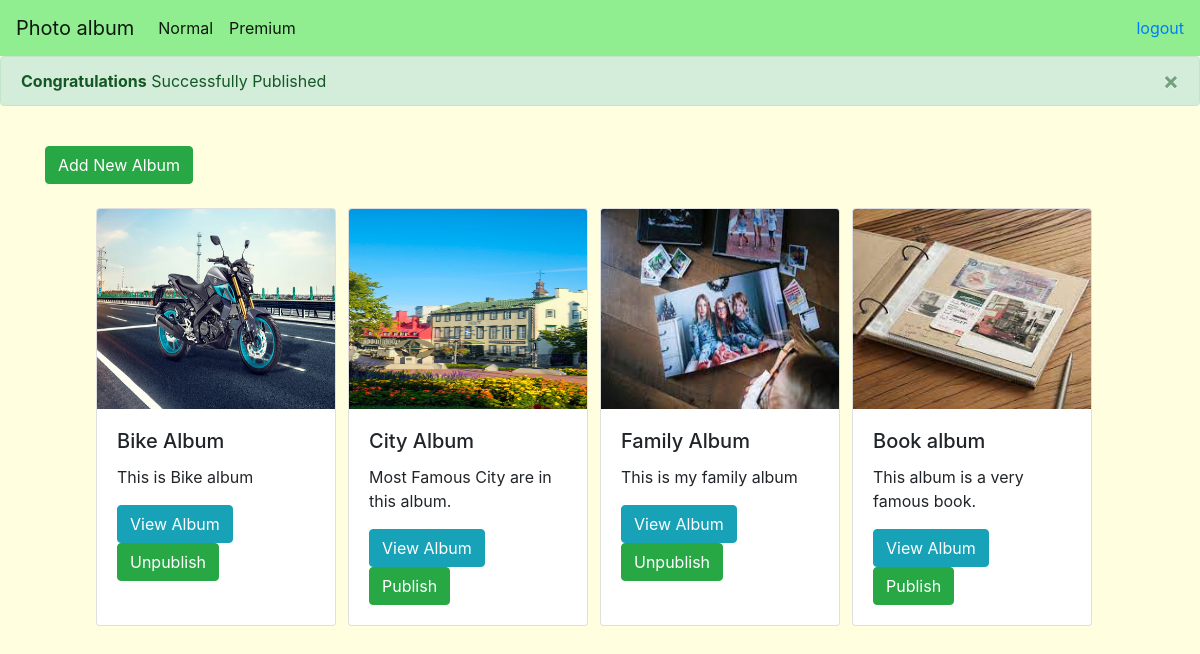
/typenormal.php?updated=true&val=1 (signed in), run on the app's committed database.
### tables this page shows
CREATE TABLE `a_type` (
  `id` int(10) NOT NULL,
  `albumimage` varchar(30) NOT NULL,
  `Title` varchar(20) NOT NULL,
  `Description` varchar(100) NOT NULL,
  `isPremium` int(10) NOT NULL,
  `isPublish` int(11) NOT NULL
);

### oops.php (called while the page is built, shortened)
<?php
class oops
{
    function __construct($con)
    {
        $this->con=$con;
    }
    function getnalbum()
    {
        $albumdetail=array();
        if(isset($_SESSION['email']) && $_SESSION['email']=="admin@gmail.com"){
            $qry="select * from `a_type` where isPremium='0'";
        } elseif (isset($_SESSION['isPremium']) && $_SESSION['isPremium'] == '0'){
            $qry = "select * from `a_type` where isPremium = '0' and isPublish = '1'";
        }
        $result=mysqli_query($this->con,$qry);
        while($row=mysqli_fetch_assoc($result))
        {
            array_push($albumdetail,$row);
        }
        return $albumdetail;
    }
}
?>

### typenormal.php (the view, shortened to what this page needs)
<?php
include 'dashboard.php';
 include 'oops.php';
 $cnt=new dbconnection();
$con=$cnt->getConneciton();
$oops = new oops($con);
$details=$oops->getnalbum();
if(isset($_GET['updated']))
{
  $value=$_GET['val'] ? "Published":"Unpublished";
  echo '
      <div class="alert alert-success alert-dismissible fade show" role="alert">
        <strong>Congratulations</strong> Successfully '.$value .'
        <button type="button" class="close" data-dismiss="alert" aria-label="Close">
        <span aria-hidden="true">&times;</span>
        </button>
        </div>
          ';
}
?>
<div class="container">
    <?php
if(isset($_SESSION['email']) && $_SESSION['email'] == "admin@gmail.com")
{
  echo '<a class="btn btn-success my-4" href="typeadd.php?albumType=0">Add New Album</a>';
}
?>
<?php
foreach($details as $detail){
echo '<div class="row d-flex justify-content-center mx-1">
<div class="card mx-1" style="width: 15rem;">
  <img src="photos/'.$detail['albumimage'].'" height="200px" class="card-img-top" alt="">
  <div class="card-body">
    <h5 class="card-title">'.$detail['Title'].'</h5>
    <p class="card-text">'.$detail['Description'].'</p>
    <a href="typeview.php?albumId='.$detail['id'].'" class="btn btn-info ">View Album</a>'; ?>
    <?php
      if(isset($_SESSION['email']) && $_SESSION['email'] == "admin@gmail.com")
      {
        $button = $detail['isPublish']?  "Unpublish":"Publish" ;
        echo '<a href="typenormal.php?current='. $button .'&albumid='.$detail['id'].' " class="btn btn-success ">'.$button.'</a>';
      }
    ?>
    <?php
   echo '</div>
</div> ';
}
?>
</div>
</div>

### data on the page
a_type: albumimage (picture), Title "Bike Album", Description "This is Bike album", isPublish "Unpublish"
a_type: albumimage (picture), Title "City Album", Description "Most Famous City are in this album.", isPublish "Publish"
a_type: albumimage (picture), Title "Family Album", Description "This is my family album", isPublish "Unpublish"
a_type: albumimage (picture), Title "Book album", Description "This album is a very famous book.", isPublish "Publish"

### other printed values
$value "Published"
